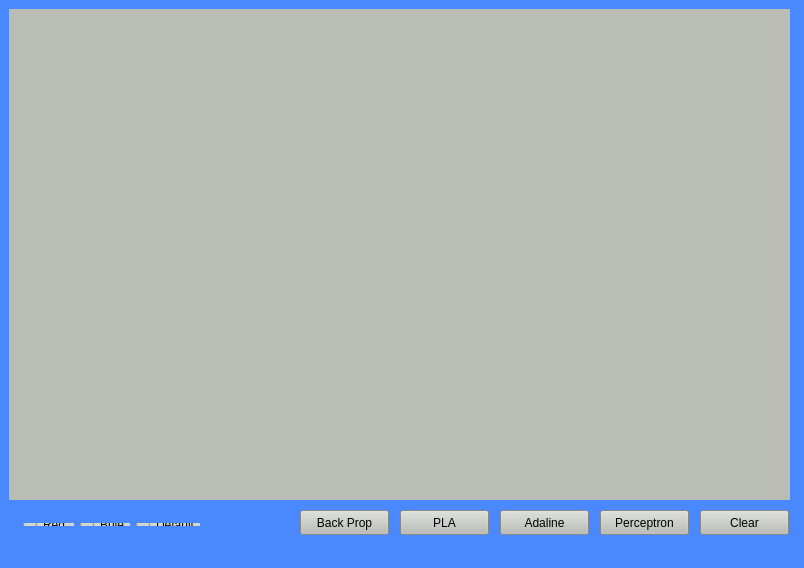
<?xml version="1.0" encoding="UTF-8"?>
<ui version="4.0">
 <class>MainWindow</class>
 <widget class="QMainWindow" name="MainWindow">
  <property name="geometry">
   <rect>
    <x>0</x>
    <y>0</y>
    <width>804</width>
    <height>568</height>
   </rect>
  </property>
  <property name="windowTitle">
   <string>MainWindow</string>
  </property>
  <property name="styleSheet">
   <string notr="true">background-color: rgb(74, 136, 255);</string>
  </property>
  <widget class="QWidget" name="centralWidget">
   <widget class="QCustomPlot" name="widget" native="true">
    <property name="geometry">
     <rect>
      <x>9</x>
      <y>9</y>
      <width>781</width>
      <height>491</height>
     </rect>
    </property>
    <property name="font">
     <font>
      <pointsize>8</pointsize>
     </font>
    </property>
    <property name="styleSheet">
     <string notr="true">Background-color: rgb(186, 189, 182);</string>
    </property>
   </widget>
   <widget class="QPushButton" name="perceptronButton">
    <property name="geometry">
     <rect>
      <x>600</x>
      <y>510</y>
      <width>89</width>
      <height>25</height>
     </rect>
    </property>
    <property name="styleSheet">
     <string notr="true">background-color: rgb(186, 189, 182);
selection-color: rgb(245, 121, 0);
selection-color: rgb(239, 41, 41);</string>
    </property>
    <property name="text">
     <string>Perceptron</string>
    </property>
   </widget>
   <widget class="QPushButton" name="clearData">
    <property name="geometry">
     <rect>
      <x>700</x>
      <y>510</y>
      <width>89</width>
      <height>25</height>
     </rect>
    </property>
    <property name="styleSheet">
     <string notr="true">background-color: rgb(186, 189, 182);
selection-color: rgb(245, 121, 0);
selection-color: rgb(239, 41, 41);</string>
    </property>
    <property name="text">
     <string>Clear</string>
    </property>
   </widget>
   <widget class="QWidget" name="layoutWidget">
    <property name="geometry">
     <rect>
      <x>12</x>
      <y>512</y>
      <width>199</width>
      <height>25</height>
     </rect>
    </property>
    <layout class="QHBoxLayout" name="horizontalLayout">
     <item>
      <widget class="QRadioButton" name="Red">
       <property name="styleSheet">
        <string notr="true">color: rgb(0, 0, 0);
background-color: rgb(211, 215, 207);</string>
       </property>
       <property name="text">
        <string>Red</string>
       </property>
      </widget>
     </item>
     <item>
      <widget class="QRadioButton" name="Blue">
       <property name="styleSheet">
        <string notr="true">color: rgb(0, 0, 0);
background-color: rgb(211, 215, 207);</string>
       </property>
       <property name="text">
        <string>Bule</string>
       </property>
      </widget>
     </item>
     <item>
      <widget class="QRadioButton" name="Default">
       <property name="styleSheet">
        <string notr="true">background-color: rgb(211, 215, 207);
color: rgb(0, 0, 0);</string>
       </property>
       <property name="text">
        <string>Default</string>
       </property>
      </widget>
     </item>
    </layout>
   </widget>
   <widget class="QPushButton" name="AdalineButton">
    <property name="geometry">
     <rect>
      <x>500</x>
      <y>510</y>
      <width>89</width>
      <height>25</height>
     </rect>
    </property>
    <property name="styleSheet">
     <string notr="true">background-color: rgb(186, 189, 182);
selection-color: rgb(245, 121, 0);
selection-color: rgb(239, 41, 41);</string>
    </property>
    <property name="text">
     <string>Adaline</string>
    </property>
   </widget>
   <widget class="QPushButton" name="PocketLAButton">
    <property name="geometry">
     <rect>
      <x>400</x>
      <y>510</y>
      <width>89</width>
      <height>25</height>
     </rect>
    </property>
    <property name="styleSheet">
     <string notr="true">background-color: rgb(186, 189, 182);
selection-background-color: rgb(239, 41, 41);</string>
    </property>
    <property name="text">
     <string>PLA</string>
    </property>
   </widget>
   <widget class="QPushButton" name="BackPropAButton">
    <property name="geometry">
     <rect>
      <x>300</x>
      <y>510</y>
      <width>89</width>
      <height>25</height>
     </rect>
    </property>
    <property name="styleSheet">
     <string notr="true">background-color: rgb(186, 189, 182);
selection-background-color: rgb(239, 41, 41);</string>
    </property>
    <property name="text">
     <string>Back Prop</string>
    </property>
   </widget>
  </widget>
  <widget class="QMenuBar" name="menuBar">
   <property name="geometry">
    <rect>
     <x>0</x>
     <y>0</y>
     <width>804</width>
     <height>22</height>
    </rect>
   </property>
  </widget>
  <widget class="QStatusBar" name="statusBar"/>
 </widget>
 <layoutdefault spacing="6" margin="11"/>
 <customwidgets>
  <customwidget>
   <class>QCustomPlot</class>
   <extends>QWidget</extends>
   <header>qcustomplot.h</header>
   <container>1</container>
  </customwidget>
 </customwidgets>
 <resources/>
 <connections/>
</ui>
